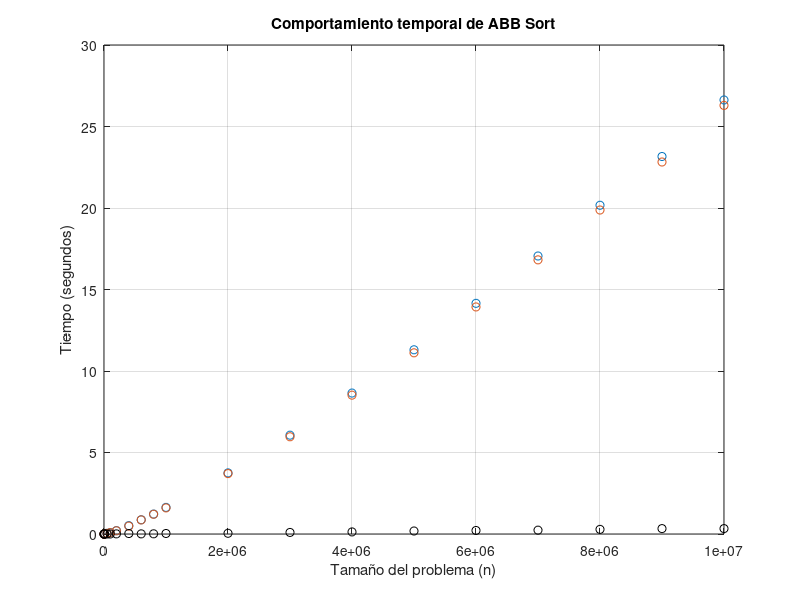

Recreate this plot in MATLAB.
%%VALORES DE X
x=[100 1000 5000 10000 50000 100000 200000 400000 600000 800000 1000000 2000000 3000000 4000000 5000000 6000000 7000000 8000000 9000000 10000000];
real = [0.0000610352 0.0005948544 0.0037691593 0.0074901581 0.0397951603 0.0852730274 0.2051911354 0.5131120682 0.8727078438 1.2238779068 1.6333291531 3.7497560978 6.0622339249 8.6474778652 11.3020558357 14.1514217854 17.0557940006 20.1676738262 23.1591961384 26.6270380020];
 cpu = [0.0000670000 0.0005990000 0.0037740000 0.0040750000 0.0398000000 0.0852700000 0.1972630000 0.4850040000 0.8645990000 1.2117920000 1.6011830000 3.7054200000 5.9652840000 8.5188140000 11.1161760000 13.9298840000 16.8188050000 19.8765980000 22.8224270000 26.2928500000];
  es = [0.0000000000 0.0000000000 0.0000000000 0.0034200000 0.0000000000 0.0000000000 0.0079110000 0.0280920000 0.0080120000 0.0120050000 0.0320390000 0.0439790000 0.0960330000 0.1279930000  0.1839480000  0.2159780000  0.2359930000  0.2840170000  0.3313250000  0.3319680000];
%%VALORES DE Y = F(x)
y=[0.0001840591 0.0015859604 0.0057799816 0.0058469772 0.0372779369 0.0890529156 0.2155609131 0.5269420147 0.8651189804 1.2313659191 1.6114089489 3.7842280865 6.0932509899 9.5497939587 11.5260860920 14.8531279564 18.7284688950 20.0102200508 23.2158300877 26.2741379738];
format long;
%%OBTENER UN POLINOMIO QUE SE AJUSTE A LOS PUNTOS X Y Y
n=8; 				%%GRADO DEL POLINOMIO DE AJUSTE
p1=polyfit(x,y,1);
p2=polyfit(x,y,2);
p3=polyfit(x,y,3);
p4=polyfit(x,y,4);
p8=polyfit(x,y,8);%%FUNCION QUE REALIZA EL AJUSTE POLINOMIAL

xi=linspace(0,10000000,60000);	%%ESPACIO DE PUNTOS PARA Xi

figure;
y1=polyval(p1,xi);
y2=polyval(p2,xi);
y3=polyval(p3,xi);
y4=polyval(p4,xi);
y8=polyval(p8,xi);%%EVALUACION DEL POLINOMIO P EN EL ESPACIO Xi
plot(x, real, 'o', x, cpu, 'o', x, es, 'ok'), grid;
%%plot(x,y,'o',xi,y1,'-',xi,y2,'-',xi,y3,'-',xi,y4,'-',xi,y8,'-'),grid;
%%plot(x,y,'o',xi,y1,'-'),grid;
ylabel('Tiempo (segundos)');
xlabel('Tamaño del problema (n)');
title('Comportamiento temporal de ABB Sort');
